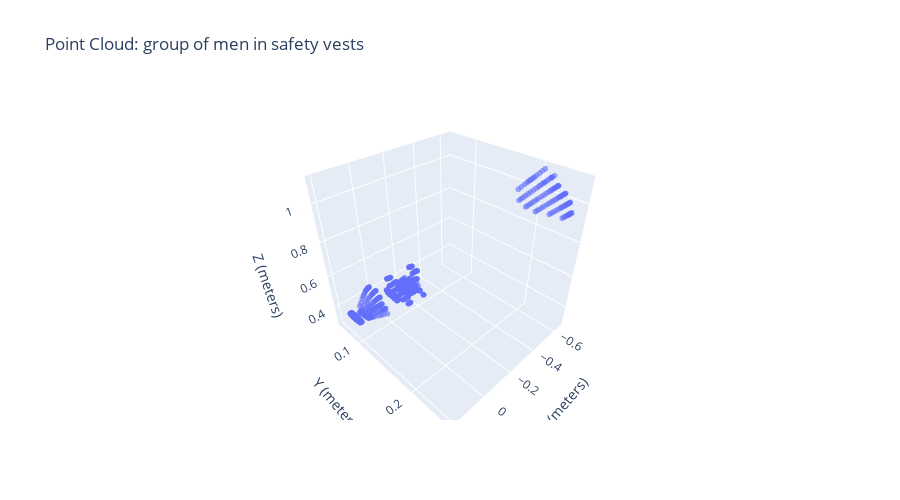
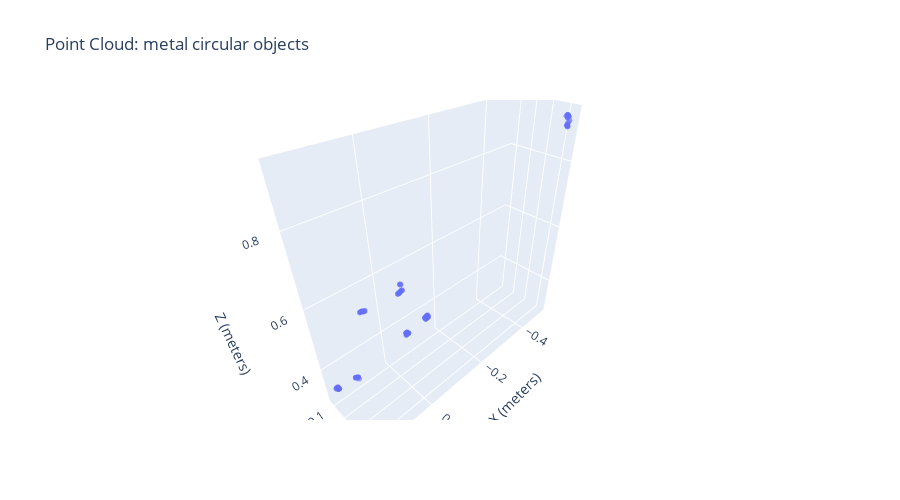
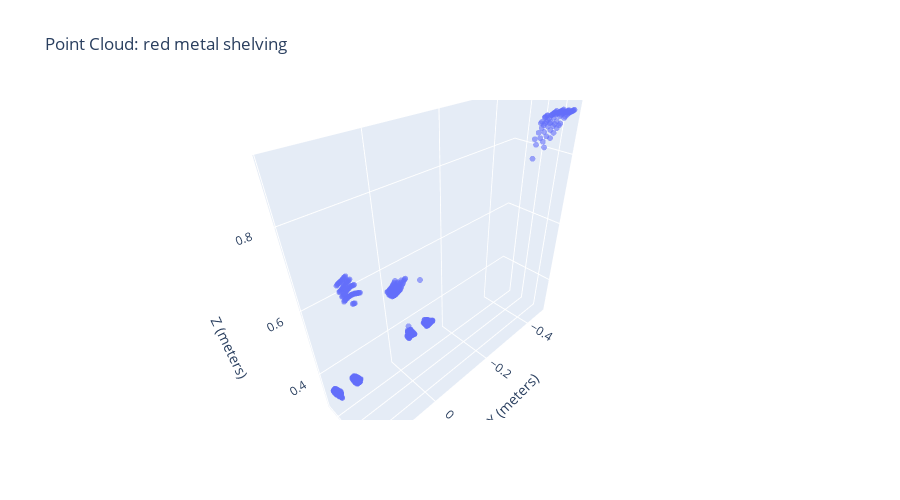

Here is the notebook cell these charts were saved with, in order:
### Code cell
# Point Cloud Visualization
def visualize_point_clouds(idx=0, max_objects=3):
    example = dataset['train'][idx]
    
    print(f"🔮 Point Cloud Analysis for Image {idx+1}")
    print(f"Objects detected: {len(example['pointclouds'])}")
    
    # Check if Open3D is available
    try:
        import open3d as o3d
        
        for i in range(min(max_objects, len(example['pointclouds']))):
            pc_path = example['pointclouds'][i]
            if os.path.exists(pc_path):
                # Load point cloud
                pcd = o3d.io.read_point_cloud(pc_path)
                points = np.asarray(pcd.points)
                
                print(f"\nObject {i+1}: {example['captions'][i]}")
                print(f"Point cloud: {pc_path}")
                print(f"Points: {len(points)}")
                
                if len(points) > 0:
                    # Basic statistics
                    print(f"X range: {points[:, 0].min():.2f} to {points[:, 0].max():.2f}")
                    print(f"Y range: {points[:, 1].min():.2f} to {points[:, 1].max():.2f}")
                    print(f"Z range: {points[:, 2].min():.2f} to {points[:, 2].max():.2f}")
                    
                    # 3D scatter plot
                    fig = go.Figure(data=[go.Scatter3d(
                        x=points[:, 0],
                        y=points[:, 1], 
                        z=points[:, 2],
                        mode='markers',
                        marker=dict(size=2, opacity=0.6),
                        name=f"Object {i+1}"
                    )])
                    
                    fig.update_layout(
                        title=f"Point Cloud: {example['captions'][i]}",
                        scene=dict(
                            xaxis_title="X (meters)",
                            yaxis_title="Y (meters)",
                            zaxis_title="Z (meters)"
                        ),
                        height=500
                    )
                    fig.show()
            else:
                print(f"Point cloud file not found: {pc_path}")
                
    except ImportError:
        print("❌ Open3D not available. Install with: pip install open3d")
        
        # Alternative: show point cloud file information
        for i in range(min(max_objects, len(example['pointclouds']))):
            pc_path = example['pointclouds'][i]
            if os.path.exists(pc_path):
                file_size = os.path.getsize(pc_path)
                print(f"Object {i+1}: {example['captions'][i]}")
                print(f"Point cloud file: {os.path.basename(pc_path)} ({file_size:,} bytes)")

# Visualize point clouds for first image
visualize_point_clouds(0)

### Figure 1 — Plotly figure (JSON) as saved in the notebook; plotly's stock layout.template omitted (floating-point values rounded to 4 significant figures; data arrays with more than 128 entries replaced by an {"elided": "..."} marker saying what was removed)
{"data": [{"marker": {"opacity": 0.6, "size": 2}, "mode": "markers", "name": "Object 1", "type": "scatter3d", "x": {"elided": "815 float values"}, "y": {"elided": "815 float values"}, "z": {"elided": "815 float values"}}], "layout": {"height": 500, "scene": {"xaxis": {"title": {"text": "X (meters)"}}, "yaxis": {"title": {"text": "Y (meters)"}}, "zaxis": {"title": {"text": "Z (meters)"}}}, "title": {"text": "Point Cloud: group of men in safety vests"}}}

### Figure 2 — Plotly figure (JSON) as saved in the notebook; plotly's stock layout.template omitted (floating-point values rounded to 4 significant figures)
{"data": [{"marker": {"opacity": 0.6, "size": 2}, "mode": "markers", "name": "Object 2", "type": "scatter3d", "x": [-0.01582, -0.01444, -0.01301, -0.07189, -0.0716, -0.07075, -0.06989, -0.06904, -0.06819, -0.06734, -0.1451, -0.1436, -0.1427, -0.1418, -0.1404, -0.1389, -0.138, -0.1366, -0.1357, -0.5012, -0.4995, -0.4969, -0.4943, -0.4933, -0.4931, -0.4916, -0.4897, -0.4863, 0.1584, 0.158, 0.1599, 0.1594, 0.1602, 0.1609, 0.1617, 0.1624, 0.1632, 0.09515, 0.09585, 0.09731, 0.09802, 0.09872, 0.09943, 0.1009, 0.1016, 0.1031, 0.1039, 0.08835, 0.08976, 0.09116, 0.09293, 0.09434, 0.09612, 0.09754, 0.09895, 0.1004, 0.1018, -0.01545, -0.01406, -0.01266, -0.01126, -0.009824, -0.008431, -0.007011, -0.005624, -0.004237, -0.00285, -0.07245, -0.0716, -0.07075, -0.06989, -0.06904, -0.06819, -0.06734, -0.06649, -0.06564, -0.06428, -0.1436, -0.1422, -0.1413, -0.1404, -0.1395, -0.138, -0.1371, -0.1357, -0.1348, -0.1344, -0.4898, -0.4887, -0.487, -0.4852, -0.484, -0.4833, -0.484, -0.4845, 0.1567, 0.1575, 0.1582, 0.1589, 0.1597, 0.09506], "y": [0.1692, 0.1698, 0.1698, 0.1007, 0.1015, 0.1015, 0.1015, 0.1015, 0.1015, 0.1015, 0.109, 0.1085, 0.1085, 0.1085, 0.1081, 0.1077, 0.1077, 0.1073, 0.1073, 0.2608, 0.261, 0.2608, 0.2605, 0.2611, 0.2622, 0.2625, 0.2627, 0.262, 0.09108, 0.09037, 0.09108, 0.09037, 0.09037, 0.09037, 0.09037, 0.09037, 0.09037, 0.08561, 0.08561, 0.08628, 0.08628, 0.08628, 0.08628, 0.08696, 0.08696, 0.08764, 0.08764, 0.173, 0.173, 0.173, 0.1737, 0.1737, 0.1743, 0.1743, 0.1743, 0.1743, 0.1743, 0.1737, 0.1737, 0.1737, 0.1737, 0.1731, 0.1731, 0.1724, 0.1724, 0.1724, 0.1724, 0.1067, 0.1067, 0.1067, 0.1067, 0.1067, 0.1067, 0.1067, 0.1067, 0.1067, 0.1058, 0.114, 0.1136, 0.1136, 0.1136, 0.1136, 0.1131, 0.1131, 0.1127, 0.1127, 0.1131, 0.2676, 0.2681, 0.2684, 0.2685, 0.269, 0.2698, 0.2714, 0.2729, 0.09416, 0.09416, 0.09416, 0.09416, 0.09416, 0.08847], "z": [0.609, 0.6114, 0.6114, 0.3594, 0.3622, 0.3622, 0.3622, 0.3622, 0.3622, 0.3622, 0.3856, 0.3841, 0.3841, 0.3841, 0.3826, 0.3811, 0.3811, 0.3796, 0.3796, 0.9151, 0.916, 0.9151, 0.9142, 0.9164, 0.92, 0.9213, 0.9218, 0.9195, 0.3197, 0.3172, 0.3197, 0.3172, 0.3172, 0.3172, 0.3172, 0.3172, 0.3172, 0.298, 0.298, 0.3003, 0.3003, 0.3003, 0.3003, 0.3027, 0.3027, 0.305, 0.305, 0.5972, 0.5972, 0.5972, 0.5995, 0.5995, 0.6019, 0.6019, 0.6019, 0.6019, 0.6019, 0.5949, 0.5949, 0.5949, 0.5949, 0.5926, 0.5926, 0.5902, 0.5902, 0.5902, 0.5902, 0.3622, 0.3622, 0.3622, 0.3622, 0.3622, 0.3622, 0.3622, 0.3622, 0.3622, 0.3594, 0.3841, 0.3826, 0.3826, 0.3826, 0.3826, 0.3811, 0.3811, 0.3796, 0.3796, 0.3811, 0.8943, 0.8961, 0.8969, 0.8974, 0.8991, 0.9018, 0.9071, 0.9119, 0.3147, 0.3147, 0.3147, 0.3147, 0.3147, 0.2934]}], "layout": {"height": 500, "scene": {"xaxis": {"title": {"text": "X (meters)"}}, "yaxis": {"title": {"text": "Y (meters)"}}, "zaxis": {"title": {"text": "Z (meters)"}}}, "title": {"text": "Point Cloud: metal circular objects"}}}

### Figure 3 — Plotly figure (JSON) as saved in the notebook; plotly's stock layout.template omitted (floating-point values rounded to 4 significant figures; data arrays with more than 128 entries replaced by an {"elided": "..."} marker saying what was removed)
{"data": [{"marker": {"opacity": 0.6, "size": 2}, "mode": "markers", "name": "Object 3", "type": "scatter3d", "x": {"elided": "592 float values"}, "y": {"elided": "592 float values"}, "z": {"elided": "592 float values"}}], "layout": {"height": 500, "scene": {"xaxis": {"title": {"text": "X (meters)"}}, "yaxis": {"title": {"text": "Y (meters)"}}, "zaxis": {"title": {"text": "Z (meters)"}}}, "title": {"text": "Point Cloud: red metal shelving"}}}
